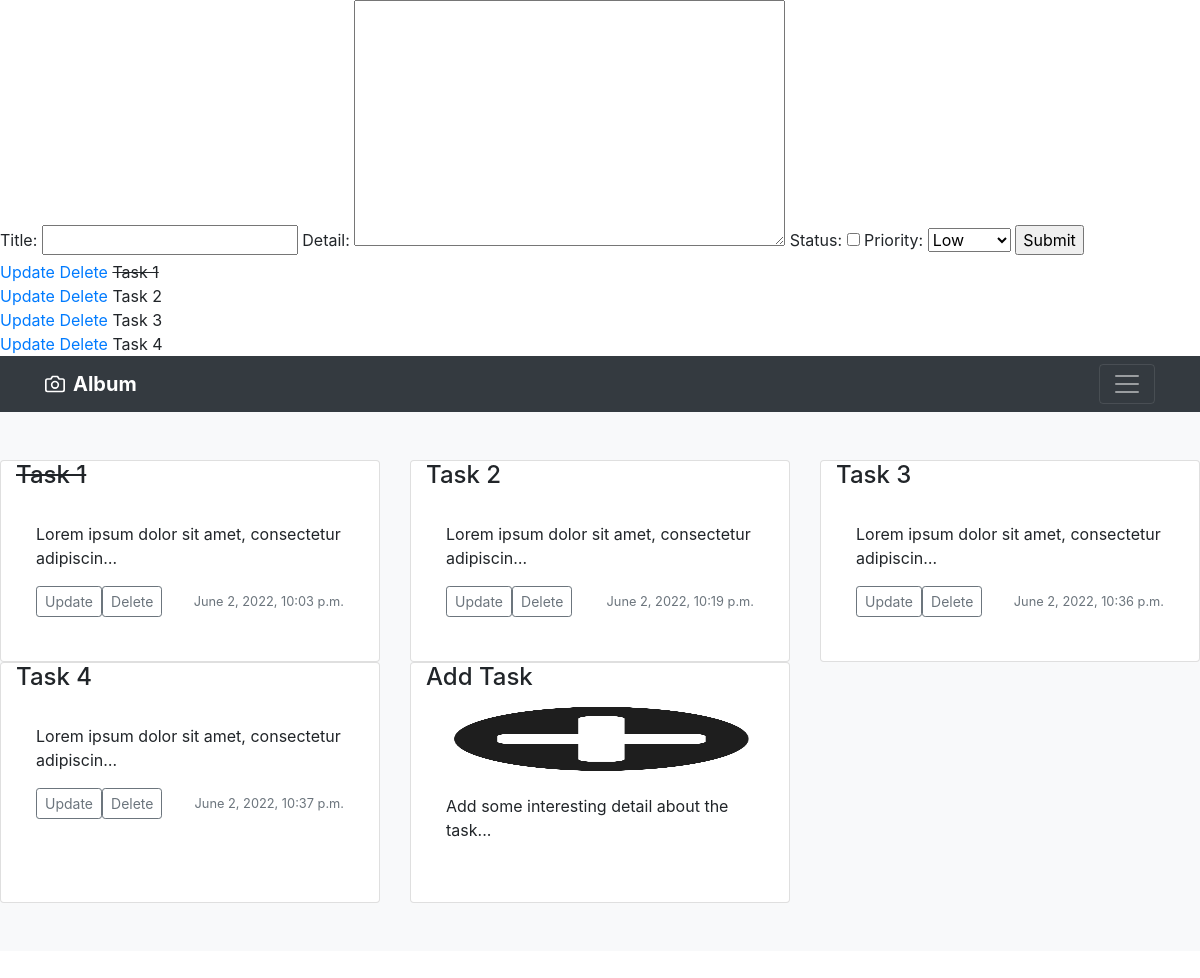
The page / on the database its author committed.
### task/models.py (models this page shows, shortened)
class Task(models.Model):
    class Priority(models.IntegerChoices):
        Low = 1
        MEDIUM = 2
        HIGH = 3
        URGENT = 4
    title = models.CharField(max_length=50)
    detail = models.TextField(max_length=200, blank=True, default='')
    status = models.BooleanField(default=False)
    priority = models.IntegerField(choices=Priority.choices, default = 1)
    created = models.DateTimeField(auto_now_add=True)

### task/views.py (the view)
# urls.py: path('', task_views.index, name='task_list'),
def index(request):
    task = Task.objects.all()
    form = TaskForm()
    if request.method=='POST':
        form = TaskForm(request.POST)
        if form.is_valid():
            form.save()
        return redirect('/')
    return render(request, 'task/task_list.html', {'tasks':task, 'forms': form})

### task/forms.py
class TaskForm(forms.ModelForm):
    class Meta:
        model=Task
        fields = '__all__'

### task/templates/task/task_list.html (shortened to what this page needs)
<!DOCTYPE html>
<html lang="en">
{% load static %}
<head>
    <link rel="stylesheet" href="https://cdn.jsdelivr.net/npm/bootstrap@4.4.1/dist/css/bootstrap.min.css"
>
</head>
<form method="POST" action="/">
    {{forms}}
    <input type="submit" name="Create Task">
</form>
{% for task in tasks %}
<div>
    <a href="{% url 'update_task' task.id %}">Update</a>
    <a href="{% url 'delete_task' task.id %}">Delete</a>
    {% if task.status == True %}
    <strike> {{task.title}} </strike>
    {% else %}
    <span> {{task.title}} </span>
    {% endif %}
</div>
{% endfor %}
<header>
    <div class="navbar navbar-dark bg-dark box-shadow">
        <div class="container d-flex justify-content-between">
            <a href="#" class="navbar-brand d-flex align-items-center">
                <strong>Album</strong>
            </a>
            <button class="navbar-toggler" type="button" data-toggle="collapse" data-target="#navbarHeader"
                aria-controls="navbarHeader" aria-expanded="false" aria-label="Toggle navigation">
                <span class="navbar-toggler-icon"></span>
            </button>
        </div>
    </div>
</header>
<body>
    <main role="main">
        <div class="album py-5 bg-light">
            <div class="row">
                {% for task in tasks %}
                <div class="col-md-4">
                    <div class="card h-100 mb-4 box-shadow">
                        <div class="container">
                            <h4 class="card-title">
                                {% if task.status == True %}
                                <strike> {{task.title}} </strike>
                                {% else %}
                                <span> {{task.title}} </span>
                                {% endif %}
                            </h4>
                            <div class="card-body h-100">
                                <p class="card-text">{{ task.detail|truncatechars:50 }}</p>
                                <div class="d-flex justify-content-between align-items-center">
                                    <div class="btn-group">
                                        <a href="{% url 'update_task' task.id %}">
                                            <button type="button"
                                                class="btn btn-sm btn-outline-secondary">Update</button>
                                        </a>
                                        <a href="{% url 'delete_task' task.id %}">
                                            <button type="button"
                                                class="btn btn-sm btn-outline-secondary">Delete</button>
                                        </a>
                                    </div>
                                    <small class="text-muted">{{ task.created }}</small>
                                </div>
                            </div>
                        </div>
                    </div>
                </div>
                {% endfor %}
                <div class="col-md-4">
                    <div class="card h-100 mb-4 box-shadow">
                        <div class="container">
                            <h4 class="card-title"> Add Task </h4>
                            <div class="container">
                                <img class="card-img" src="{% static 'task/add_task.png' %}" alt="Card image cap"
                                    height="70" object-fit="cover">
                            </div>
                            <div class="card-body h-100">
                                <p class="card-text">Add some interesting detail about the task...</p>
                            </div>
                        </div>
                    </div>
                </div>
            </div>
        </div>
    </main>
</body>

### rows shown on the page
Task: title "Task 1", detail "Lorem ipsum dolor sit amet, consectetur adipiscin…", created "June 2, 2022, 10:03 p.m."
Task: title "Task 2", detail "Lorem ipsum dolor sit amet, consectetur adipiscin…", created "June 2, 2022, 10:19 p.m."
Task: title "Task 3", detail "Lorem ipsum dolor sit amet, consectetur adipiscin…", created "June 2, 2022, 10:36 p.m."
Task: title "Task 4", detail "Lorem ipsum dolor sit amet, consectetur adipiscin…", created "June 2, 2022, 10:37 p.m."
